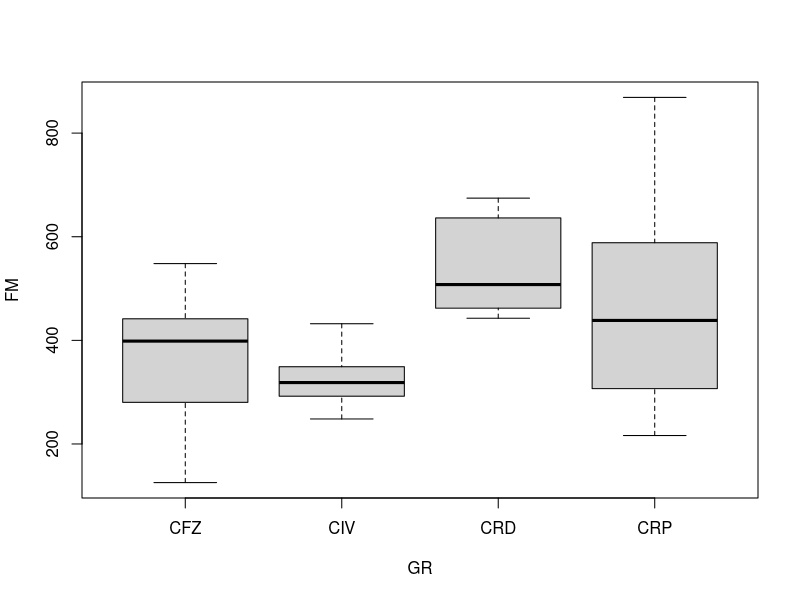

This figure's R source:
###################
# endocrown.R
###################

# Lembrete
# Ricardo: por favor jogue os dados no cara via dput no script no github - 
# lembrar de descrever os metodos. se quiser escrevemos ate as tabelas no proprio R

# Data Dictionary
# CP = Corpo de Prova
# GR = Grupo
#      CRD: Cimentados com cimento resinoso Dual; 
#      CRP: Cimentados com cimento resinoso de polimerizacao quimica; 
#      CFZ: Cimentados com fosfato de zinco; 
#      CIV: Cimentados com ionomero de vidro convencional.
# FM = Forca Maxima

#tabela 1 do artigo ou paragrafo com descricao da amostra


# Loading Database
database <- structure(list(FM = c(462.14,  674.48,  621.5,  482.82,  442.69,                                 446.33,	470.64,	636.26,	645.99,	532.6,
                                  588.39,	216.3,	868.92,	254.7,	329.48,	489.48,	569.48,	387.44,	805.34,	306.82,
                                  280.35,	548.16,	253.62,	339.64,	125.46,	441.57,	428.71,	412.54,	384.55,	531.23, 
                                  324.83, 432.06, 385.27,	302.79,	349.11,	248.29,	258.28,	314.84,	292.23,	322.27),
                           GR = c("CRD", "CRD", "CRD", "CRD", "CRD", "CRD", "CRD", "CRD", "CRD", "CRD",
                                  "CRP", "CRP", "CRP", "CRP", "CRP", "CRP", "CRP", "CRP", "CRP", "CRP",  
                                  "CFZ", "CFZ", "CFZ", "CFZ", "CFZ", "CFZ", "CFZ", "CFZ", "CFZ", "CFZ", 
                                  "CIV", "CIV", "CIV", "CIV", "CIV", "CIV", "CIV", "CIV", "CIV", "CIV")),
                      .Names = c("FM","GR"), row.names = c(NA, -40L), class = "data.frame", reference = "A1.4, p. 270")
database
attach(database)


# tabela 2 com anova comparando os 4 grupos. se nao for estatisticamente significativo para ai
boxplot(FM ~ GR)

data.aov1=aov(FM ~ GR)
data.aov1
summary(data.aov1)



# se for significativo, 
#compara grupos dois a dois com t-test e coloca no artigo

# cria um boxplot comparando os 4 grupos
